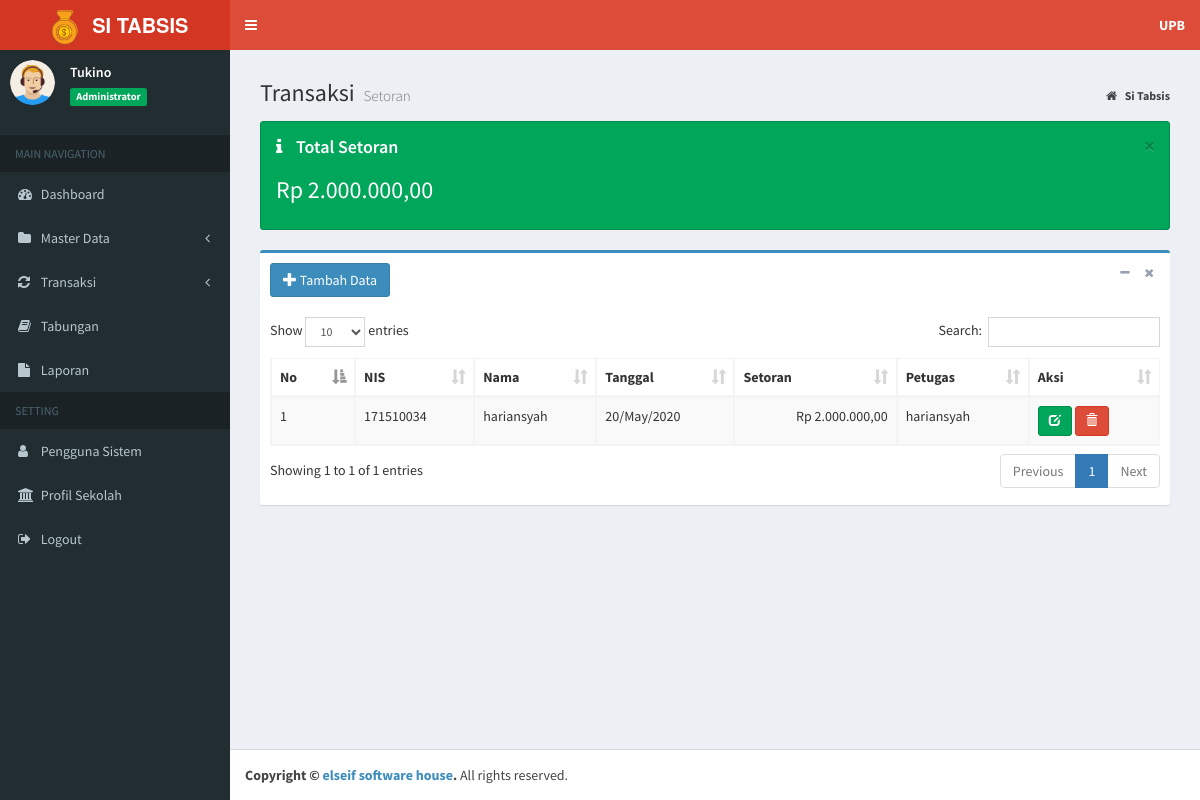
The app's page /index.php?page=data_setor (signed in) with its own data.
### tables this page shows
CREATE TABLE `tb_profil` (
  `id_profil` int(11) NOT NULL,
  `nama_sekolah` varchar(50) DEFAULT NULL,
  `alamat` varchar(50) DEFAULT NULL,
  `akreditasi` varchar(50) DEFAULT NULL
);

CREATE TABLE `tb_siswa` (
  `id_siswa` int(11) NOT NULL,
  `nis` varchar(50) DEFAULT NULL,
  `nama_siswa` varchar(50) DEFAULT NULL,
  `jekel` varchar(50) DEFAULT NULL,
  `id_kelas` varchar(50) DEFAULT NULL,
  `status` varchar(50) DEFAULT NULL,
  `th_masuk` varchar(50) DEFAULT NULL
);

CREATE TABLE `tb_tabungan` (
  `id_tabungan` int(11) NOT NULL,
  `nis` varchar(50) DEFAULT NULL,
  `setor` varchar(50) DEFAULT NULL,
  `tarik` varchar(50) DEFAULT NULL,
  `tgl` varchar(50) DEFAULT NULL,
  `jenis` varchar(50) DEFAULT NULL,
  `petugas` varchar(50) DEFAULT NULL
);

### inc/rupiah.php (called while the page is built)
<?php
function rupiah($angka){
	$hasil_rupiah = "Rp " . number_format($angka,2,',','.');
	return $hasil_rupiah;
}

### petugas/setor/data_setor.php (the view, shortened to what this page needs)
<section class="content-header">
	<h1>
		Transaksi
		<small>Setoran</small>
	</h1>
	<ol class="breadcrumb">
		<li>
			<a href="index.php">
				<i class="fa fa-home"></i>
				<b>Si Tabsis</b>
			</a>
		</li>
	</ol>
</section>
<section class="content">
	<div class="alert alert-success alert-dismissible">
		<button type="button" class="close" data-dismiss="alert" aria-hidden="true">&times;</button>
		<h4>
			<i class="icon fa fa-info"></i> Total Setoran</h4>
		<?php
    		$sql = $koneksi->query("SELECT SUM(setor) as total  from tb_tabungan where jenis='ST'");
    		while ($data= $sql->fetch_assoc()) {
  		?>
		<h3>
			<?php echo rupiah($data['total']); }?>
		</h3>
	</div>
	<div class="box box-primary">
		<div class="box-header">
			<a href="?page=add_setor" class="btn btn-primary">
				<i class="glyphicon glyphicon-plus"></i> Tambah Data</a>
			<div class="box-tools pull-right">
				<button type="button" class="btn btn-box-tool" data-widget="collapse">
					<i class="fa fa-minus"></i>
				</button>
				<button type="button" class="btn btn-box-tool" data-widget="remove">
					<i class="fa fa-remove"></i>
				</button>
			</div>
		</div>
		<div class="box-body">
			<div class="table-responsive">
				<table id="example1" class="table table-bordered table-striped">
					<thead>
						<tr>
							<th>No</th>
							<th>NIS</th>
							<th>Nama</th>
							<th>Tanggal</th>
							<th>Setoran</th>
							<th>Petugas</th>
							<th>Aksi</th>
						</tr>
					</thead>
					<tbody>
						<?php
                  $no = 1;
				  $sql = $koneksi->query("select s.nis, s.nama_siswa, t.id_tabungan, t.setor, t.tgl, t.petugas from
				  tb_siswa s join tb_tabungan t on s.nis=t.nis
				  where jenis ='ST' order by tgl desc, id_tabungan desc");
                  while ($data= $sql->fetch_assoc()) {
                ?>
						<tr>
							<td>
								<?php echo $no++; ?>
							</td>
							<td>
								<?php echo $data['nis']; ?>
							</td>
							<td>
								<?php echo $data['nama_siswa']; ?>
							</td>
							<td>
								<?php  $tgl = $data['tgl']; echo date("d/M/Y", strtotime($tgl))?>
							</td>
							<td align="right">
								<?php echo rupiah($data['setor']); ?>
							</td>
							<td>
								<?php echo $data['petugas']; ?>
							</td>
							<td>
								<a href="?page=edit_setor&kode=<?php echo $data['id_tabungan']; ?>" title="Ubah"
								 class="btn btn-success btn-sm">
									<i class="glyphicon glyphicon-edit"></i>
								</a>
								<a href="?page=del_setor&kode=<?php echo $data['id_tabungan']; ?>" onclick="return confirm('Apakah anda yakin hapus data ini ?')"
								 title="Hapus" class="btn btn-danger btn-sm">
									<i class="glyphicon glyphicon-trash"></i>
							</td>
						</tr>
						<?php
                  }
                ?>
					</tbody>
				</table>
			</div>
		</div>
	</div>
</section>

### index.php (shortened to what this page needs)
<?php
    if (isset($_SESSION["ses_username"])==""){
		header("location: login.php");
    }else{
      $data_nama = $_SESSION["ses_nama"];
      $data_level = $_SESSION["ses_level"];
    }
    include "inc/koneksi.php";
	include "inc/rupiah.php";
	$sql = $koneksi->query("SELECT * from tb_profil");
	while ($data= $sql->fetch_assoc()) {
		$nama=$data['nama_sekolah'];
	}
?>
<!DOCTYPE html>
<html>
<head>
	<link rel="stylesheet" href="bootstrap/css/bootstrap.min.css">
	<link rel="stylesheet" href="https://cdnjs.cloudflare.com/ajax/libs/font-awesome/4.5.0/css/font-awesome.min.css">
	<link rel="stylesheet" href="https://cdnjs.cloudflare.com/ajax/libs/ionicons/2.0.1/css/ionicons.min.css">
	<link rel="stylesheet" href="plugins/datatables/dataTables.bootstrap.css">
	<link rel="stylesheet" href="plugins/select2/select2.min.css">
	<link rel="stylesheet" href="dist/css/AdminLTE.min.css">
	<link rel="stylesheet" href="dist/css/skins/_all-skins.min.css">
</head>
<body class="hold-transition skin-red sidebar-mini">
	<div class="wrapper">
		<header class="main-header">
			<a href="index.php" class="logo">
				<span class="logo-lg">
					<img src="dist/img/logo.png" width="45px">
					<b>SI TABSIS</b>
				</span>
			</a>
			<nav class="navbar navbar-static-top">
				<a href="#" class="sidebar-toggle" data-toggle="offcanvas" role="button">
				</a>
				<div class="navbar-custom-menu">
					<ul class="nav navbar-nav">
						<li class="dropdown messages-menu">
							<a class="dropdown-toggle" data-toggle="dropdown">
								<span>
									<b>
										<?= $nama; ?>
									</b>
								</span>
							</a>
						</li>
					</ul>
				</div>
			</nav>
		</header>
		<aside class="main-sidebar">
			<section class="sidebar">
				</<b>
				<div class="user-panel">
					<div class="pull-left image">
						<img src="dist/img/avatar.png" class="img-circle" alt="User Image">
					</div>
					<div class="pull-left info">
						<p>
							<?php echo $data_nama; ?>
						</p>
						<span class="label label-success">
							<?php echo $data_level; ?>
						</span>
					</div>
				</div>
				<ul class="sidebar-menu">
					<li class="header">MAIN NAVIGATION</li>
					<?php
          if ($data_level=="Administrator"){
        ?>
					<li class="treeview">
						<a href="?page=admin">
							<i class="fa fa-dashboard"></i>
							<span>Dashboard</span>
						</a>
					</li>
					<li class="treeview">
						<a href="#">
							<i class="fa fa-folder"></i>
							<span>Master Data</span>
							<span class="pull-right-container">
								<i class="fa fa-angle-left pull-right"></i>
							</span>
						</a>
					</li>
					<li class="treeview">
						<a href="#">
							<i class="fa fa-refresh"></i>
							<span>Transaksi</span>
							<span class="pull-right-container">
								<i class="fa fa-angle-left pull-right"></i>
							</span>
						</a>
					</li>
					<li class="treeview">
						<a href="?page=view_tabungan">
							<i class="fa fa-book"></i>
							<span>Tabungan</span>
						</a>
					</li>
					<li class="treeview">
						<a href="?page=laporan">
							<i class="fa fa-file"></i>
							<span>Laporan</span>
						</a>
					</li>
					<li class="header">SETTING</li>
					<li class="treeview">
						<a href="?page=MyApp/data_pengguna">
							<i class="fa fa-user"></i>
							<span>Pengguna Sistem</span>
						</a>
					</li>
					<li class="treeview">
						<a href="?page=MyApp/data_profil">
							<i class="fa fa-bank"></i>
							<span>Profil Sekolah</span>
						</a>
					</li>
					<?php
            }
          ?>
					<li>
						<a href="logout.php" onclick="return confirm('Anda yakin keluar dari aplikasi ?')">
							<i class="fa fa-sign-out"></i>
							<span>Logout</span>
						</a>
					</li>
			</section>
		</aside>
		<div class="content-wrapper">
			<section class="content">
				<?php
      if(isset($_GET['page'])){
          $hal = $_GET['page'];
          switch ($hal) {
              case 'data_setor':
                  include "petugas/setor/data_setor.php";
                  break;
          }
                        }
    ?>
			</section>
		</div>
		<footer class="main-footer">
			<strong>Copyright &copy;
				<a href="https://www.facebook.com/radenmas.brono">elseif software house</a>.</strong> All rights reserved.
		</footer>
</body>
</html>

### records on screen
tb_profil: nama_sekolah "UPB"
tb_siswa: nis "171510034", nama_siswa "hariansyah", tb_tabungan.tgl "20/May/2020", tb_tabungan.setor "Rp 2.000.000,00", tb_tabungan.petugas "hariansyah"

### other values on screen
$data_nama "Tukino"
$data_level "Administrator"
rupiah($data['total']) "Rp 2.000.000,00"
